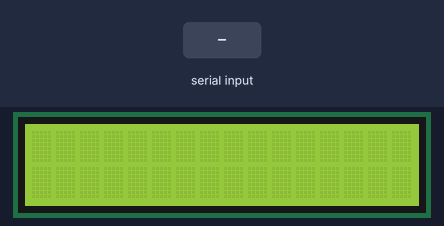
Simulated run of this sketch. Board: Arduino Uno, built with avr-gcc and run on an emulated ATmega328P. Parts: 16×2 character LCD. Inputs (shaded band) come from the test bench.

Above: at 1.3 s.
1.4 s: "1" received over Serial
At 2.7 s:
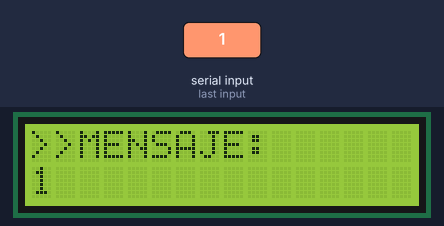
3.9 s: "0" received over Serial
At 5.9 s:
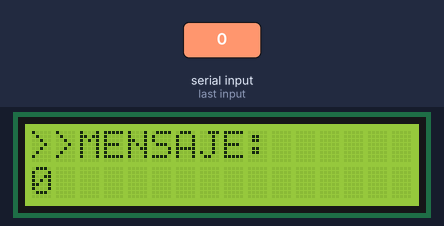
6.4 s: "2" received over Serial
At 7.7 s:
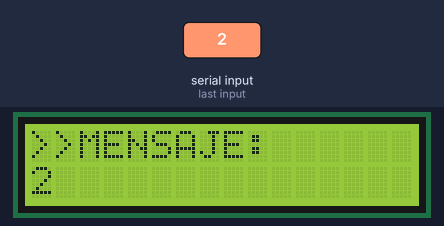
Timing chart, 0 to 9.4 s (numbered marks = the images above; inputs shaded):
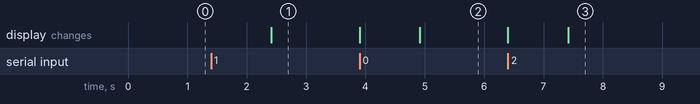

Measured:
- after the input at 1.4 s, the display: changes after 1.0 s (image 1)
- after the input at 3.9 s, the display: first changes at once (image 2 shows a later state)
- after the input at 6.4 s, the display: first changes at once (image 3 shows a later state)

The sketch:

LCD_I2C.ino
```cpp
#include <Wire.h>
#include <LiquidCrystal_I2C.h>
LiquidCrystal_I2C lcd(0x3F,16,2);

void setup() {
  Serial.begin(9600);
  lcd.init();
  lcd.backlight();
  lcd.begin(16,2);
}

void loop() {
  if(Serial.available()){
    lcd.clear();
    String c = Serial.readString();
    //LINEA 1
    lcd.setCursor(0,0);
    lcd.print(">>MENSAJE:");
    //LINEA 2
    lcd.setCursor(0,1);
    lcd.print(c);
    }
}
```
